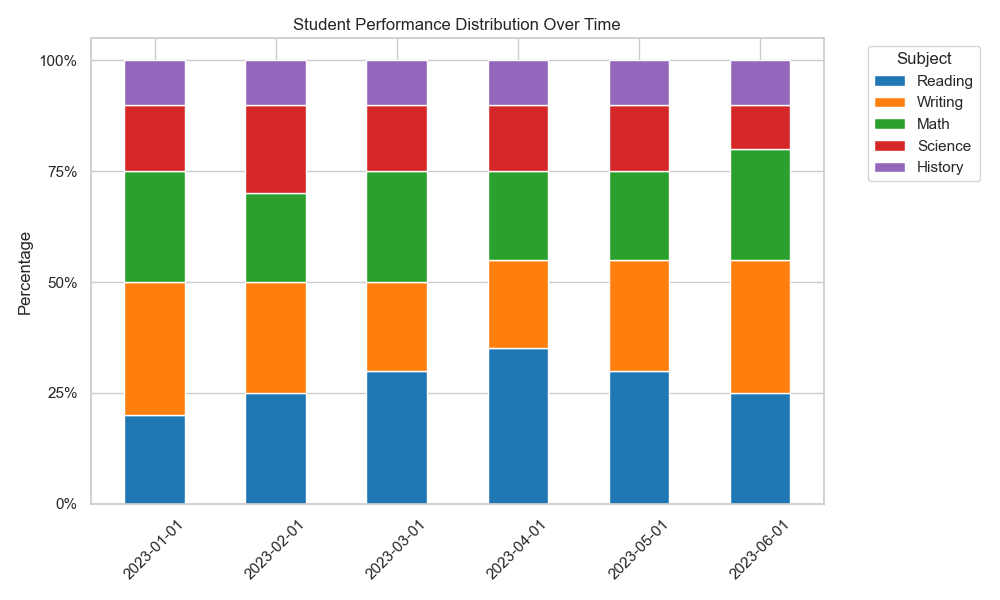

Python code for this plot:

import matplotlib.pyplot as plt
import pandas as pd
import seaborn as sns
from datetime import datetime

data = [
    {'Date': '2023-01-01', 'Reading': '20%', 'Writing': '30%', 'Math': '25%', 'Science': '15%', 'History': '10%'},
    {'Date': '2023-02-01', 'Reading': '25%', 'Writing': '25%', 'Math': '20%', 'Science': '20%', 'History': '10%'},
    {'Date': '2023-03-01', 'Reading': '30%', 'Writing': '20%', 'Math': '25%', 'Science': '15%', 'History': '10%'},
    {'Date': '2023-04-01', 'Reading': '35%', 'Writing': '20%', 'Math': '20%', 'Science': '15%', 'History': '10%'},
    {'Date': '2023-05-01', 'Reading': '30%', 'Writing': '25%', 'Math': '20%', 'Science': '15%', 'History': '10%'},
    {'Date': '2023-06-01', 'Reading': '25%', 'Writing': '30%', 'Math': '25%', 'Science': '10%', 'History': '10%'}
]

df = pd.DataFrame(data)

for col in df.columns:
    if col != 'Date':
        df[col] = df[col].str.rstrip('%').astype('float') / 100

df_long = df.melt(id_vars='Date', var_name='Subject', value_name='Percentage')

df_long['Date'] = pd.to_datetime(df_long['Date'])
df_long.sort_values(by='Date', inplace=True)

subjects = df.columns[1:]
colors = ['#1f77b4', '#ff7f0e', '#2ca02c', '#d62728', '#9467bd']

left = len(df_long['Date'].unique()) * [0]

fig, ax = plt.subplots(figsize=(10, 6))

for ix, subject in enumerate(subjects):
    subject_data = df_long[df_long['Subject'] == subject]
    plt.bar(
        subject_data['Date'].dt.strftime('%Y-%m-%d'),
        subject_data['Percentage'],
        width=0.5,
        bottom=left,
        color=colors[ix],
        edgecolor="white",
        label=subject
    )
    left = left + subject_data['Percentage'].values

plt.xticks(rotation=45)
plt.yticks(ticks=[0, 0.25, 0.5, 0.75, 1], labels=['0%', '25%', '50%', '75%', '100%'])
plt.ylabel('Percentage')
plt.title('Student Performance Distribution Over Time')
plt.legend(title='Subject', bbox_to_anchor=(1.05, 1), loc='upper left')

plt.tight_layout()
plt.show()
